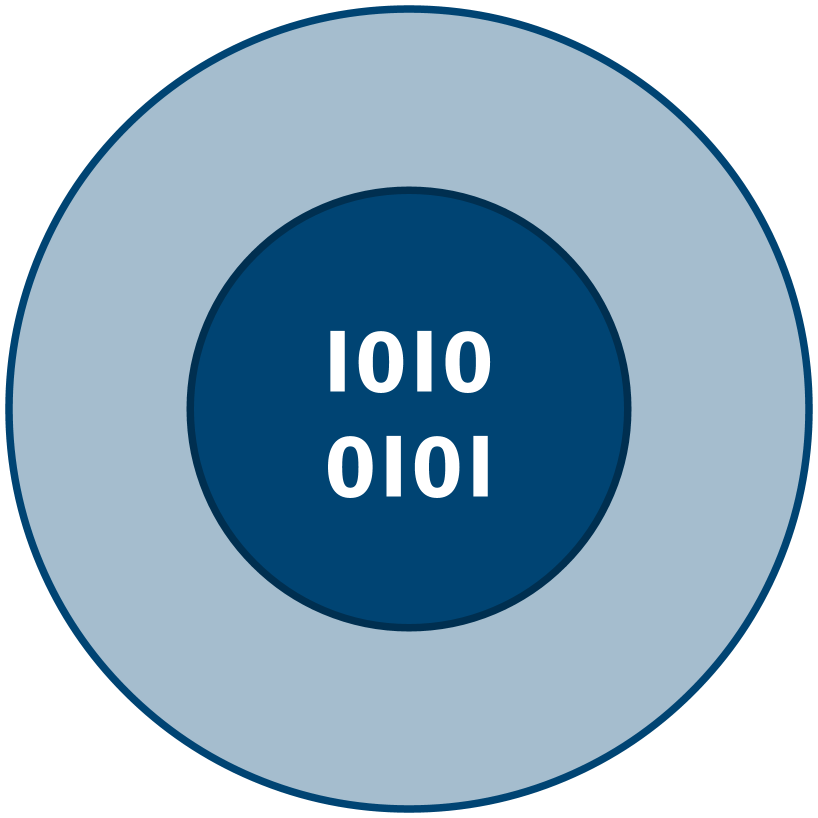
#> input picture img/fdox-fdo-sphere.png, 1636 x 1636 px, given in place of fdox-md-cff-schema.png, which was not available (shown at 1/2 size)
$ python step_md_cff_schema.py
#> lines starting #> are read from the running program, lines starting #| are printed output that depends on the picture
### py/visuals_utils.py
"""fdox-visuals: shared constants and render helpers.

No step imports rdflib/matplotlib/pandas — this stays light on purpose so
`python main.py --list` and `--dry-run` are instant.
"""

from __future__ import annotations

import base64
import re
import struct
from pathlib import Path

ROOT = Path(__file__).resolve().parents[1]
FONTS_DIR = ROOT / "fonts"
IMG_DIR = ROOT / "img"

FONT_REGULAR = FONTS_DIR / "FiraSans-Regular.ttf"
FONT_BOLD = FONTS_DIR / "FiraSans-Bold.ttf"
FONT_FAMILY = "Fira Sans"

# Every generated SVG lives in img/<category>/ (one level below img/), so the
# relative path back to fonts/ is always the same. If a step ever writes its
# SVG somewhere else, this constant has to move with it.
_FONT_REL_PREFIX = "../../fonts"

# Topic folders under img/. The order is the order of the site (S14), and the
# order of the navigation. A graphic belongs to the category with the longest
# prefix its file stem starts with.
CATEGORIES = [
    {"slug": "pattern", "group": "Concept", "title": "The four-step pattern and its outcomes",
     "desc": "The two banners: the four FDO steps and the four outcomes of FDOx.",
     "prefixes": ["fdox-four-step-pattern", "fdox-purpose-pattern"]},
    {"slug": "pictograms", "group": "Concept", "title": "Pictograms: steps and outcomes",
     "desc": "The eight pictograms as single files: the four steps and the four outcomes.",
     "prefixes": ["fdox-step-", "fdox-purpose-"]},
    {"slug": "schemas", "group": "Concept", "title": "Schemas, architecture and bundle views",
     "desc": "The MD.cff and CITATION.cff schemas, the fdo-squirrel architecture, the three views of a bundle (RDF, RO-Crate, landing page) and the FDO meta graphic.",
     "prefixes": ["fdox-md-cff-schema", "fdox-citation-cff-schema", "fdox-fdo-squirrel-architecture",
                  "fdox-bundle-three-views",
                  "fdox-fair-digital-object-meta-graphic", "fdox-fdo-sphere"]},
    {"slug": "sphere", "group": "Concept", "title": "The FDO sphere and the community hubs",
     "desc": "The eight pictograms around the FDO sphere, with and without the community hubs.", "prefixes": ["fdox-sphere-"]},
    {"slug": "steps", "group": "3D models", "title": "The four steps in practice",
     "desc": "One graphic per FDOx step with real values of CIIC 81: packaging with fdo-3d-packager (RDF and RO-Crate via fdo-squirrel), modelling, linking, federation.",
     "prefixes": ["fdox-steps-"]},
    {"slug": "outcomes", "group": "3D models", "title": "The four outcomes in practice",
     "desc": "One graphic per outcome: FAIR and citable, semantically queryable, interoperable, integrable.",
     "prefixes": ["fdox-outcomes-"]},
    {"slug": "3d-packager-pictograms", "group": "3D models", "title": "Pictograms: fdo-3d-packager",
     "desc": "The six pictograms of the fdo-3d-packager steps: fetch, convert, nexus, mdcff, bundle, build_fdo.",
     "prefixes": ["fdox-3d-packager-step-"]},
    {"slug": "git-packager", "group": "Software", "title": "fdo-git-packager: software as FDO",
     "desc": "Concept graphics for packaging a Git repository as an FDO (the tool is a skeleton, nothing here is implemented yet).",
     "prefixes": ["fdox-git-packager-"]},
    {"slug": "git-packager-pictograms", "group": "Software", "title": "Pictograms: fdo-git-packager",
     "desc": "The four pictograms of the fdo-git-packager steps: pin, inspect, package, build.",
     "prefixes": ["fdox-git-packager-step-"]},
    {"slug": "story", "group": "3D and software", "title": "From the FKGE to FDOx",
     "desc": "Graphics that lead from the federated knowledge graph ecosystem to FDOx, for 3D models and software.",
     "prefixes": ["fdox-story-"]},
    {"slug": "federation", "group": "3D and software", "title": "Federated knowledge graph ecosystem",
     "desc": "Finished 3D and software FDOs in the registry and the N4O collection.",
     "prefixes": ["fdox-federation-"]},
    {"slug": "ogham-graph", "group": "3D and software", "title": "Ogham graph pictures",
     "desc": "Graph pictures of Ogham stones, their 3D FDOs and the software that uses them.",
     "prefixes": ["fdox-ogham-graph-"]},
]


def category_of(stem: str) -> str:
    """Folder slug (under img/) for a graphic's file stem: the longest matching prefix wins."""
    best, best_len = None, -1
    for cat in CATEGORIES:
        for pre in cat["prefixes"]:
            if stem.startswith(pre) and len(pre) > best_len:
                best, best_len = cat["slug"], len(pre)
    if best is None:
        raise KeyError(f"no category for graphic {stem!r}; add its prefix to CATEGORIES")
    return best


def img_path(filename: str) -> Path:
    """Output path of a graphic: img/<category>/<filename>; creates the folder."""
    folder = IMG_DIR / category_of(Path(filename).stem)
    folder.mkdir(parents=True, exist_ok=True)
    return folder / filename

INK = "#161B2E"
MUTED = "#5B6478"
BG = "#FFFFFF"

# The one family palette. Step 1's colour is the *original* FAIR Digital
# Object blue (#004473, sampled from the reference diagram) — every other
# graphic in this repo that needs "the FDOx blue" reads it from here rather
# than repeating the literal, so the family stays a single source of truth.
STEPS = [
    {
        "id": "fdo-encapsulation",
        "num": "1",
        "title": ["FDO", "Encapsulation"],
        "desc": "Persistent identifier, structured metadata & provenance",
        "color": "#004473",
        "tint": "#E6ECF1",
    },
    {
        "id": "semantic-paradata-modelling",
        "num": "2",
        "title": ["Semantic Metadata", "& Paradata Modelling"],
        "desc": "Acquisition, spatial anchoring & CIDOC CRM alignment",
        "color": "#0E9488",
        "tint": "#E6F6F4",
    },
    {
        "id": "linking-community-hubs",
        "num": "3",
        "title": ["Linking to", "Community Hubs"],
        "desc": "Cross-referenced with Wikidata & OpenStreetMap",
        "color": "#C2790C",
        "tint": "#FCF1E1",
    },
    {
        "id": "federated-kg-integration",
        "num": "4",
        "title": ["Federated Knowledge", "Graph Integration"],
        "desc": "RDF joins distributed research infrastructures",
        "color": "#8034C9",
        "tint": "#F3E9FC",
    },
]

FDO_ACCENT = STEPS[0]["color"]  # #004473 — reused by the FDO meta-graphic
FDO_TINT = STEPS[0]["tint"]  # #E6ECF1 — page tint of the site (S14)

# Two lightened tints of FDO_ACCENT, for graphics that use a single flat
# brand colour rather than the four-step rainbow above (S7 purpose banner:
# icon-circle gradient + connector chevrons). Derived once here rather than
# repeated as literals in the step module (A3: one palette, one source).
FDO_ACCENT_LIGHT = "#116099"
FDO_ACCENT_SOFT = "#4E8FBE"


def ensure_dirs() -> None:
    IMG_DIR.mkdir(parents=True, exist_ok=True)


def esc(text: str) -> str:
    """Escape the handful of characters that appear in our own copy text."""
    return text.replace("&", "&amp;").replace("<", "&lt;").replace(">", "&gt;")


# [12 lines left out: function wrap_text, not called in this run]


def font_face_css() -> str:
    """@font-face block pointing at the two vendored weights.

    Vendored, not referenced (PRIMER A3): the repo carries its own copy of
    Fira Sans under fonts/, so a fresh clone renders identically without
    the font being installed on the machine that runs it.
    """
    return (
        "<style>"
        f'@font-face {{ font-family: "{FONT_FAMILY}"; '
        f'src: url("{_FONT_REL_PREFIX}/FiraSans-Regular.ttf"); font-weight: 400; }} '
        f'@font-face {{ font-family: "{FONT_FAMILY}"; '
        f'src: url("{_FONT_REL_PREFIX}/FiraSans-Bold.ttf"); font-weight: 700; }}'
        "</style>"
    )


def render_svg_to_png(svg_path: Path, png_path: Path, width: int, height: int) -> None:
    """Rasterise via resvg (a single self-contained compiled wheel — no
    system libcairo/rsvg/ImageMagick needed, which is exactly what broke
    on Windows with the cairosvg-based first version of this repo: pip
    installs the Python package fine, but cairosvg still needs a system
    libcairo-2.dll that pip does not provide. resvg's wheel bundles the
    (Rust, statically-linked) renderer itself, so `pip install` is really
    the whole story.
    """
    import resvg_py  # lazy: keeps --list/--dry-run free of the import

    png_bytes = resvg_py.svg_to_bytes(
        svg_path=str(svg_path),
        width=width,
        height=height,
        font_files=[str(FONT_REGULAR), str(FONT_BOLD)],
        skip_system_fonts=True,  # always our vendored files, never a same-named system font
    )
    png_path.write_bytes(png_bytes)


def trim_transparent_border(png_path: Path, margin_px: int = 10) -> tuple[int, int]:
    """Crop a PNG to its non-transparent content, then pad back out to an
    exact, small, uniform transparent border.

    Works from the actual rendered alpha channel rather than a hand-
    computed design-unit margin — a wide title in one step's text can
    push the true content edge further out than the badge geometry alone
    would suggest (confirmed by inspecting the real render: the fourth
    step's title text extends past its own badge circle). Cropping pixels
    can't clip content the way guessing a margin in SVG coordinates could.

    Returns the final (width, height) for logging.
    """
    from PIL import Image  # lazy, same reasoning as render_svg_to_png

    im = Image.open(png_path).convert("RGBA")
    bbox = im.split()[-1].getbbox()  # bounding box of the alpha channel
    if bbox is None:
        return im.size  # fully transparent; nothing sensible to crop to
    cropped = im.crop(bbox)
    w, h = cropped.size
    out = Image.new("RGBA", (w + 2 * margin_px, h + 2 * margin_px), (0, 0, 0, 0))
    out.paste(cropped, (margin_px, margin_px))
    out.save(png_path)
    return out.size


# [48 lines left out: functions write_tight_graphic, flatten_to_jpg, not called in this run]


# --- generic SVG line/box primitives -----------------------------------
# Added for S8/S9 (talk-process / talk-purpose slides), which compose
# flowchart-like diagrams rather than the badge grids S2/S7 draw. Pure
# string formatters, no heavy import, so they don't cost --list/--dry-run
# anything (A2 in spirit: keep this module light).


# Third-party logos used in the graphics (img/source/NOTICE.md says whose they
# are and under which terms). Each is looked up as img/source/<stem>.svg, then
# .png; fewer than all of them is fine, a text pill stands in for a missing one.
LOGOS = {
    "ro-crate": {"stem": "ro-crate-logo", "credit": "RO-Crate logo: RO-Crate Community, CC BY 4.0"},
    "rdf": {"stem": "rdf-logo", "credit": "RDF logo: Bill Schwappacher / W3C, CC BY 4.0"},
}
RO_CRATE_LOGO_CREDIT = LOGOS["ro-crate"]["credit"]


# [7 lines left out: function logo_path, not called in this run]


def logo_credits() -> str:
    """The credit line for the logos that are actually present."""
    return "  ·  ".join(LOGOS[k]["credit"] for k in LOGOS if logo_path(k) is not None)


# [35 lines left out: functions _svg_ratio, logo, not called in this run]


def ro_crate_logo_path() -> Path | None:
    return logo_path("ro-crate")


def ro_crate_logo(x: float, y: float, max_w: float, max_h: float) -> str:
    return logo("ro-crate", x, y, max_w, max_h)


# [119 lines left out: functions arrow_marker, arrow_line, elbow_path, label_box, edge_label, measure_content_margins and 1 more, not called in this run]

### py/step_md_cff_schema.py
"""S5 — MD.cff schema class diagram.

No generator for this existed anywhere in the FDOx-squirrel family (see
PRIMER.md A1) — built fresh from fdo-squirrel-spec's actual
`data/raw/MD.cff-schema.yaml` (checked 2026-09-08), not from the earlier
hand-made diagram, which had drifted from the schema on several concrete
points (see PRIMER.md A1 for the list).

Produces:
  img/fdox-md-cff-schema.svg / .png (transparent)

Runnable standalone: `python py/step_md_cff_schema.py`
"""

from __future__ import annotations

import sys
from pathlib import Path

sys.path.insert(0, str(Path(__file__).resolve().parent))
from visuals_utils import (  # noqa: E402
    IMG_DIR,
    img_path,
    INK,
    MUTED,
    ensure_dirs,
    esc,
    font_face_css,
    render_svg_to_png,
    trim_transparent_border,
)

ACCENT = "#0E9488"   # Step-2 teal: this whole diagram IS "semantic metadata modelling"
TINT = "#E6F6F4"
CENTER_ACCENT = "#004473"
CENTER_TINT = "#E6ECF1"

BOX_W = 430
FIELD_H = 30
HEADER_H = 46
PAD_V = 14
COL_GAP = 620
ROW_GAP = 34

# (title, stereotype-or-None, [field strings], cardinality-label, dashed?)
LEFT = [
    ("Keywords", None, ["string label [required]", "iri id"], "0..*", False),
    ("License", None, ["string label [required]", "iri id"], "0..1", False),
    ("Publishers", None, ["string label [required]", "iri id"], "1..*", False),
    ("Creators", None, ["string label [required]", "iri id"], "0..*", False),
    ("Contributors", None, ["string label [required]", "iri id"], "0..*", False),
    ("Identifiers", None, ["string scheme [required]", "string value [required]", "string label"], "0..*", False),
    ("FDO_Class_Vocab", "enum", ["Software : fdo:SoftwareFDO", "Analysis : fdo:AnalysisFDO", "3D Data : fdo:3DDataFDO"], "1", True),
]

RIGHT = [
    ("Spatial", None, ["string label [required]", "iri id", "string wkt", "string bounding_box", "float lon", "float lat"], "0..1", False),
    ("Temporal", None, ["string label [required]", "iri id", "integer start", "integer end", "integer[2] range"], "0..1", False),
    ("HeritageObject", None, ["object object_type", "object monument", "object material", "string context", "string documentation_purpose", "string overall_condition", "string conservation_urgency"], "0..1", False),
    ("Technique", None, ["object acquisition", "string|object processing", "string[] programming_languages", "object repository"], "0..1", False),
    ("RelatedResources", None, ["string relation [required]", "object target [required]", "string note"], "0..*", False),
    ("Distributions", None, ["string id [required]", "string label [required]", "string media_type", "object checksum"], "0..*", False),
]

CENTER_FIELDS = [
    "string md_cff_version [required]",
    "string fdo_type [required]",
    "iri id [required]",
    "string title [required]",
    "string description [required]",
    "string version",
    "date date_created",
    "date date_released",
    "date[] date_modified",
    "string[] funding",
]


def _render_box(x: float, y: float, w: float, title: str, stereotype: str | None, fields: list[str], accent: str, tint: str) -> tuple[str, float]:
    header_h = HEADER_H + (26 if stereotype else 0)
    h = header_h + len(fields) * FIELD_H + 2 * PAD_V
    out = f'<rect x="{x}" y="{y}" width="{w}" height="{h}" fill="{tint}" stroke="{accent}" stroke-width="3"/>'
    if stereotype:
        out += (
            f'<text x="{x+w/2}" y="{y+24}" text-anchor="middle" font-family="Fira Sans" '
            f'font-weight="400" font-size="20" fill="{accent}">\u00ab{stereotype}\u00bb</text>'
        )
        out += (
            f'<text x="{x+w/2}" y="{y+50}" text-anchor="middle" font-family="Fira Sans" '
            f'font-weight="700" font-size="26" fill="{INK}">{esc(title)}</text>'
        )
    else:
        out += (
            f'<text x="{x+w/2}" y="{y+30}" text-anchor="middle" font-family="Fira Sans" '
            f'font-weight="700" font-size="26" fill="{INK}">{esc(title)}</text>'
        )
    out += f'<line x1="{x}" y1="{y+header_h}" x2="{x+w}" y2="{y+header_h}" stroke="{accent}" stroke-width="2.5"/>'
    fy = y + header_h + 24
    for f in fields:
        out += (
            f'<text x="{x+16}" y="{fy}" text-anchor="start" font-family="Fira Sans" '
            f'font-weight="400" font-size="19" fill="{INK}">+ {esc(f)}</text>'
        )
        fy += FIELD_H
    return out, h


def _build_svg() -> tuple[str, float, float]:
    left_heights = [HEADER_H + (26 if s else 0) + len(f) * FIELD_H + 2 * PAD_V for _, s, f, _, _ in LEFT]
    right_heights = [HEADER_H + (26 if s else 0) + len(f) * FIELD_H + 2 * PAD_V for _, s, f, _, _ in RIGHT]

    left_total = sum(left_heights) + (len(LEFT) - 1) * ROW_GAP
    right_total = sum(right_heights) + (len(RIGHT) - 1) * ROW_GAP
    content_h = max(left_total, right_total)

    center_h = HEADER_H + len(CENTER_FIELDS) * FIELD_H + 2 * PAD_V
    center_w = 480

    pad = 50
    left_x = pad
    right_x = left_x + BOX_W + COL_GAP
    W = right_x + BOX_W + pad
    H = content_h + 2 * pad

    center_x = left_x + BOX_W + (COL_GAP - center_w) / 2
    center_y = pad + content_h / 2 - center_h / 2

    parts = [f'<svg xmlns="http://www.w3.org/2000/svg" width="{W}" height="{H}" viewBox="0 0 {W} {H}">']
    parts.append(font_face_css())

    # left column
    ly = pad
    left_positions = []
    for (title, stereotype, fields, card, dashed), h in zip(LEFT, left_heights):
        box_svg, hh = _render_box(left_x, ly, BOX_W, title, stereotype, fields, ACCENT, TINT)
        parts.append(box_svg)
        left_positions.append((ly, hh, card, dashed))
        ly += hh + ROW_GAP

    # right column
    ry = pad
    right_positions = []
    for (title, stereotype, fields, card, dashed), h in zip(RIGHT, right_heights):
        box_svg, hh = _render_box(right_x, ry, BOX_W, title, stereotype, fields, ACCENT, TINT)
        parts.append(box_svg)
        right_positions.append((ry, hh, card, dashed))
        ry += hh + ROW_GAP

    # center box (drawn after columns' connecting lines so it sits on top visually? draw lines first)
    lines_svg = []
    for ly0, hh, card, dashed in left_positions:
        y_mid = ly0 + hh / 2
        x1 = left_x + BOX_W
        x2 = center_x
        dash = ' stroke-dasharray="10 8"' if dashed else ""
        lines_svg.append(
            f'<line x1="{x1}" y1="{y_mid}" x2="{x2}" y2="{center_y+center_h/2}" '
            f'stroke="{MUTED}" stroke-width="2.5"{dash}/>'
        )
        lines_svg.append(
            f'<text x="{x1+22}" y="{y_mid-10}" text-anchor="start" font-family="Fira Sans" '
            f'font-weight="400" font-size="18" fill="{MUTED}">{card}</text>'
        )
    for ry0, hh, card, dashed in right_positions:
        y_mid = ry0 + hh / 2
        x1 = right_x
        x2 = center_x + center_w
        dash = ' stroke-dasharray="10 8"' if dashed else ""
        lines_svg.append(
            f'<line x1="{center_x+center_w}" y1="{center_y+center_h/2}" x2="{x1}" y2="{y_mid}" '
            f'stroke="{MUTED}" stroke-width="2.5"{dash}/>'
        )
        lines_svg.append(
            f'<text x="{x1-22}" y="{y_mid-10}" text-anchor="end" font-family="Fira Sans" '
            f'font-weight="400" font-size="18" fill="{MUTED}">{card}</text>'
        )
    parts = parts[:2] + lines_svg + parts[2:]

    center_svg, _ = _render_box(center_x, center_y, center_w, "MD_cff", None, CENTER_FIELDS, CENTER_ACCENT, CENTER_TINT)
    parts.append(center_svg)

    parts.append("</svg>")
    return "\n".join(parts), W, H


def run(strict: bool = False) -> list[str]:
    ensure_dirs()
    log: list[str] = []

    svg_text, w, h = _build_svg()
    svg_path = img_path("fdox-md-cff-schema.svg")
    svg_path.write_text(svg_text, encoding="utf-8")
    png_path = svg_path.with_suffix(".png")
    render_svg_to_png(svg_path, png_path, int(w * 1.6), int(h * 1.6))
#> (the call stopped at in render_svg_to_png, `png_bytes = resvg_py.svg_to_bytes( svg_path=str(svg_path), width=width..`: resvg_py is not available in this run)
    final_w, final_h = trim_transparent_border(png_path, margin_px=10)
#> in trim_transparent_border, im is the input picture: PIL image 1636x1636 RGBA; mean R, G, B, A 87.2, 115.8, 135.7, 195.2
#> in trim_transparent_border, `bbox = im.split()[-1].getbbox()`: bbox = (10, 10, 1626, 1626)
#> in trim_transparent_border, `cropped = im.crop(bbox)`:
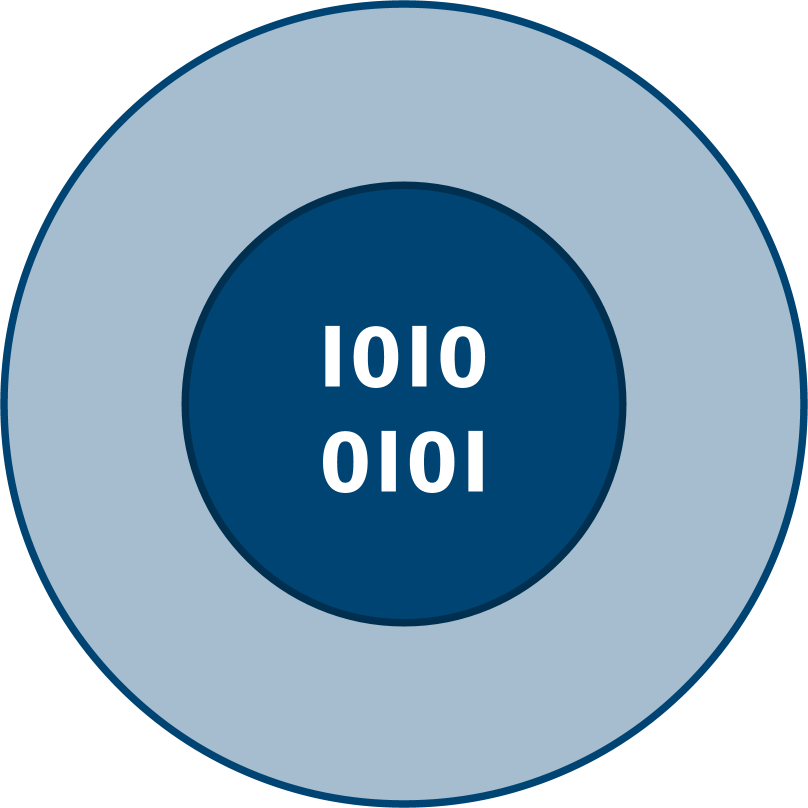
#> cropped: PIL image 1616x1616 RGBA (shown at 1/2 size); mean R, G, B, A 89.4, 118.7, 139.1, 200.1; transparent parts drawn white
#> in trim_transparent_border, `out = Image.new("RGBA", (w + 2 * margin_px, h + 2 * margin_px), (0, 0,..`: out: PIL image 1636x1636 RGBA; every value is 0
#> final_w = 1636; final_h = 1636
    log.append(
        f"wrote {svg_path.relative_to(IMG_DIR.parent)} + .png "
        f"({final_w}x{final_h}, transparent, <=10px border)"
    )
    return log


if __name__ == "__main__":
    for line in run():
        print(line)

$ run again, on img/fdox-git-packager-step-1-pin.png
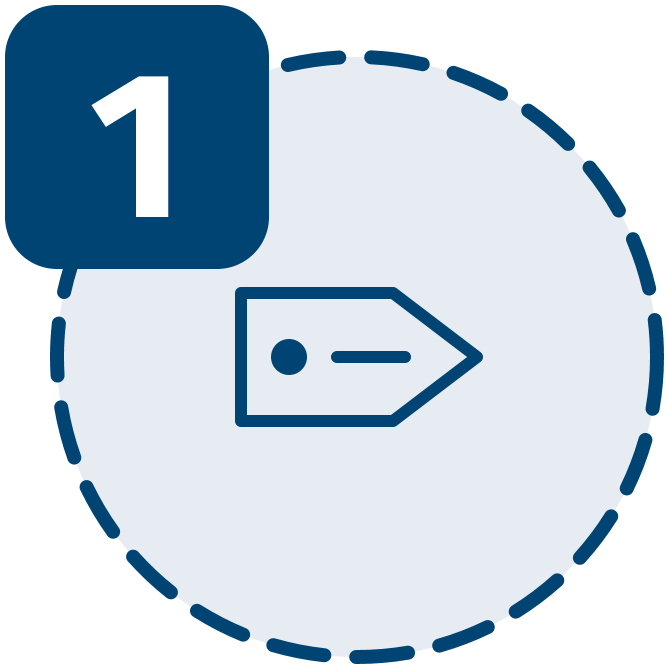
#> input picture img/fdox-git-packager-step-1-pin.png, 1338 x 1338 px, given in place of fdox-md-cff-schema.png, which was not available (shown at 1/2 size)
#> in trim_transparent_border, im is the input picture: PIL image 1338x1338 RGBA; mean R, G, B, A 126.1, 142.7, 154.7, 189.6
#> bbox = (10, 10, 1328, 1328)
#> in trim_transparent_border, `cropped = im.crop(bbox)`:
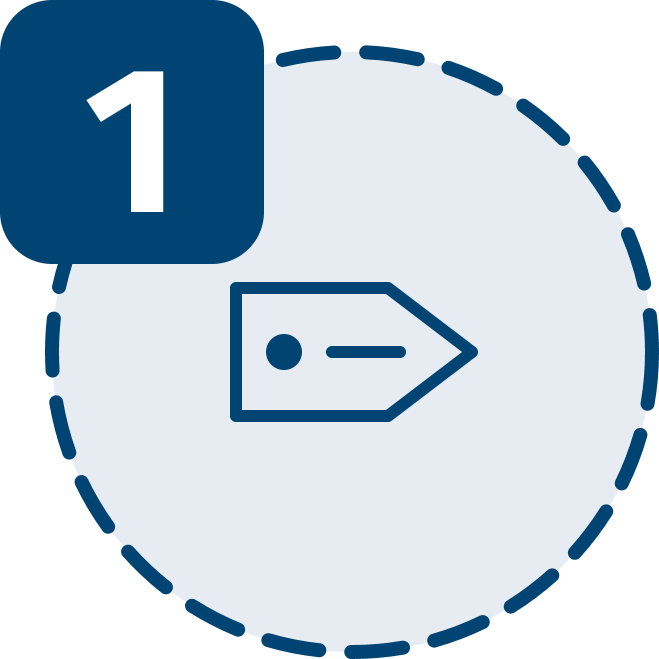
#> cropped: PIL image 1318x1318 RGBA (shown at 1/2 size); mean R, G, B, A 129.9, 147.1, 159.4, 195.4; transparent parts drawn white
#> out: PIL image 1338x1338 RGBA; every value is 0
